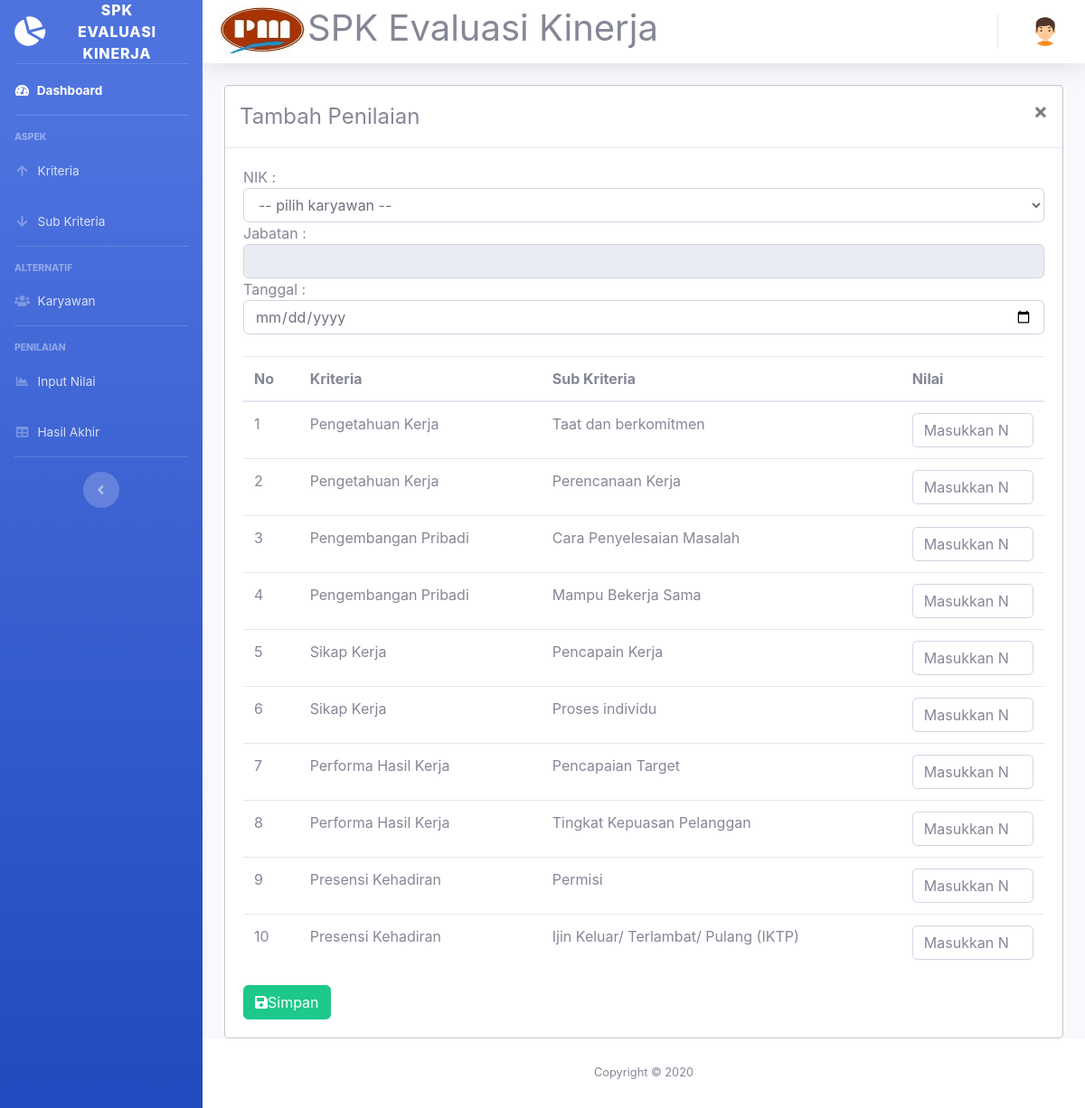
Page /penilai/input-nilai-form.php (signed in) on the committed database.
### tables this page shows
CREATE TABLE `subkriteria` (
  `kode_subkriteria` varchar(11) NOT NULL,
  `kode_kriteria` varchar(11) NOT NULL,
  `subkriteria` varchar(50) NOT NULL,
  `bobot` int(11) NOT NULL,
  `factor` varchar(20) NOT NULL
);

CREATE TABLE `kriteria` (
  `kode_kriteria` varchar(11) NOT NULL,
  `nama_kriteria` varchar(40) NOT NULL,
  `presentase` int(5) NOT NULL
);

### penilai/input-nilai-form.php (the view, shortened to what this page needs)
<!DOCTYPE html>
<html lang="en">
<head>
  <link href="../vendor/fontawesome-free/css/all.min.css" rel="stylesheet" type="text/css">
  <link href="../css/sb-admin-2.min.css" rel="stylesheet">
  <link href="../vendor/datatables/dataTables.bootstrap4.min.css" rel="stylesheet">
</head>
<body id="page-top">
  <?php require '../koneksi.php'; ?>
  <?php require 'sidebar.php'; ?>
  <div id="content">
    <?php require 'navbar.php'; ?>
    <div class="container-fluid">
      <div class="modal-content">
        <div class="modal-header">
          <h4 class="modal-title">Tambah Penilaian</h4>
          <button type="button" class="close" data-dismiss="modal">&times;</button>
        </div>
        <div class="card-body">
          <form action="proses-tambah-penilaian.php" method="get">
            NIK :
          <select name="nik" id="nik" class="form-control" required="required">
            <option value="">-- pilih karyawan --</option>
          </select>
          Jabatan :
          <input type="text" class="form-control" required="required" id="jabatan" name="jabatan" readonly>
          Tanggal :
          <input type="date" class="form-control" required="required" name="tgl_nilai">
          <br>
          <table class="table">
            <thead>
              <tr>
                <th>No</th>
                <th>Kriteria</th>
                <th>Sub Kriteria</th>
                <th>Nilai</th>
              </tr>
            </thead>
            <tbody>
              <?php
              $sql = mysqli_query($koneksi,"SELECT *From subkriteria s LEFT JOIN kriteria k ON k.kode_kriteria=s.kode_kriteria ORDER BY s.kode_kriteria ASC, s.kode_subkriteria");
              $no=1;
              while ($data = mysqli_fetch_assoc($sql)) {
               ?>
               <tr>
                <td><?=$no++; ?></td>
                <td><?=$data['nama_kriteria']; ?></td>
                <td><?=$data['subkriteria']; ?></td>
                <td>
                  <input type="number" min="1" max="5" required="required" placeholder="Masukkan Nilai 1-5" class="form-control" name="<?=$data['kode_subkriteria']; ?>"/>
                </td>
              </tr>
              <?php
            }
            ?>
          </tbody>
        </table>
        <button type="submit" class="btn btn-success"><i class="fas fa-save"></i>Simpan</button>
      </form>
    </div>
  </div>
</div>
</div>
<?php require '../footer.php'?>
</div>
</div>
</body>
</html>

### rows in the picture
subkriteria: kode_kriteria.nama_kriteria "Pengetahuan Kerja", subkriteria "Taat dan berkomitmen"
subkriteria: kode_kriteria.nama_kriteria "Pengetahuan Kerja", subkriteria "Perencanaan Kerja"
subkriteria: kode_kriteria.nama_kriteria "Pengembangan Pribadi", subkriteria "Cara Penyelesaian Masalah"
subkriteria: kode_kriteria.nama_kriteria "Pengembangan Pribadi", subkriteria "Mampu Bekerja Sama"
subkriteria: kode_kriteria.nama_kriteria "Sikap Kerja", subkriteria "Pencapain Kerja"
subkriteria: kode_kriteria.nama_kriteria "Sikap Kerja", subkriteria "Proses individu"
subkriteria: kode_kriteria.nama_kriteria "Performa Hasil Kerja", subkriteria "Pencapaian Target"
subkriteria: kode_kriteria.nama_kriteria "Performa Hasil Kerja", subkriteria "Tingkat Kepuasan Pelanggan"
subkriteria: kode_kriteria.nama_kriteria "Presensi Kehadiran", subkriteria "Permisi"
subkriteria: kode_kriteria.nama_kriteria "Presensi Kehadiran", subkriteria "Ijin Keluar/ Terlambat/ Pulang (IKTP)"
